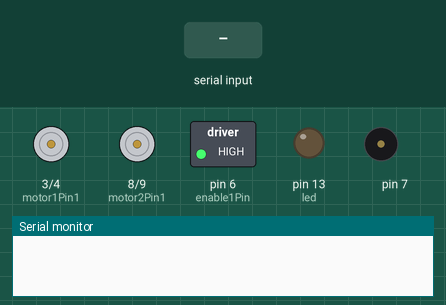
Simulated run of this sketch. Board: Arduino Uno, built with avr-gcc and run on an emulated ATmega328P. On the bench: motor-driver pin pairs drawn as motors (green arrow = first pin HIGH = forward, orange = second pin HIGH = backward, longer = more drive), switched loads named in the sketch (green lamp = pin HIGH), output pins drawn as LEDs (lit = HIGH), buzzer (waves = sounding), the last lines printed to the serial monitor. The inputs (shaded band) are chosen by the test bench. Pins used as bus, display or sensor lines are not drawn.

Above: at 1.2 s.
1.3 s: "8" received over Serial
At 1.75 s:
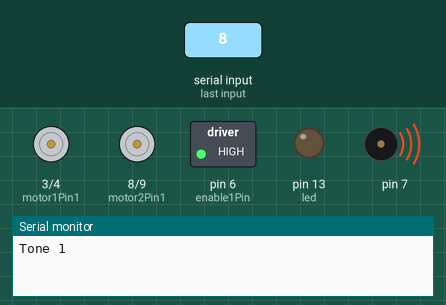
4.3 s: "1" received over Serial
At 5.5 s:
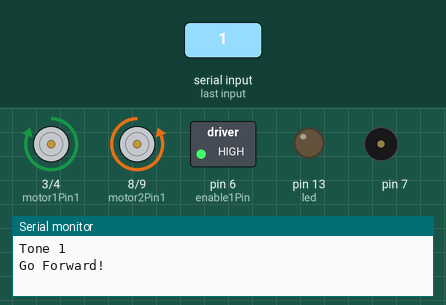
5.8 s: "2" received over Serial
At 6.8 s:
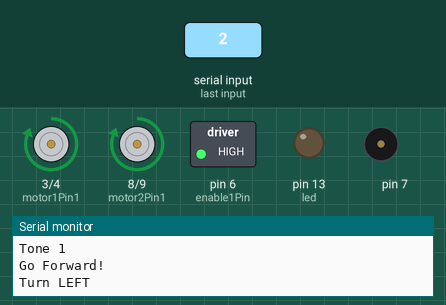
8.8 s: "4" received over Serial
At 9.1 s:
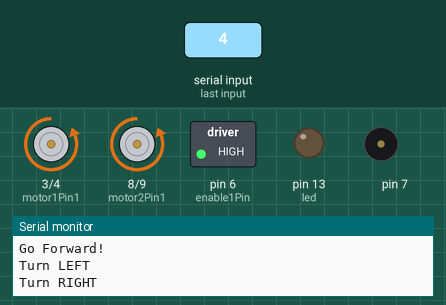
11.8 s: "5" received over Serial
At 12.6 s:
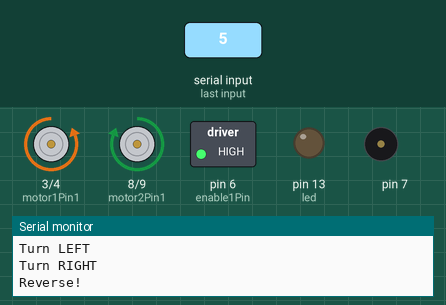
13.3 s: "6" received over Serial
At 13.7 s:
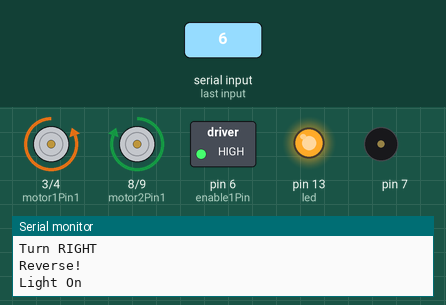
Timing chart, 0 to 15.8 s (numbered marks = the images above; inputs shaded):
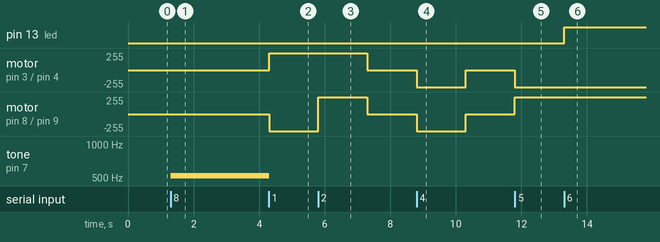

The sketch:

tank_system_car.ino
```cpp
int motor1Pin1 = 3; // pin 2 on L293D IC
int motor1Pin2 = 4; // pin 7 on L293D IC
int enable1Pin = 6; // pin 1 on L293D IC
int motor2Pin1 = 8; // pin 10 on L293D IC
int motor2Pin2 = 9; // pin 15 on L293D IC
int enable2Pin = 11; // pin 9 on L293D IC
int led = 13;
int state;
int flag=0;        //makes sure that the serial only prints once the state
int stateStop=0;
void setup() {
    // sets the pins as outputs:
    pinMode(motor1Pin1, OUTPUT);
    pinMode(motor1Pin2, OUTPUT);
    pinMode(enable1Pin, OUTPUT);
    pinMode(motor2Pin1, OUTPUT);
    pinMode(motor2Pin2, OUTPUT);
    pinMode(enable2Pin, OUTPUT);
    // sets enable1Pin and enable2Pin high so that motor can turn on:
    digitalWrite(enable1Pin, HIGH);
    digitalWrite(enable2Pin, HIGH);
    // initialize serial communication at 9600 bits per second:
    Serial.begin(9600);
     pinMode(led, OUTPUT);
}

void loop() {
    //if some date is sent, reads it and saves in state
    if(Serial.available() > 0){
      state = Serial.read();
      flag=0;
    }
    // if the state is '1' the DC motor will go forward
    if (state == '1') {
        digitalWrite(motor1Pin1, HIGH);
        digitalWrite(motor1Pin2, LOW);
        digitalWrite(motor2Pin1, LOW);
        digitalWrite(motor2Pin2, HIGH);
        if(flag == 0){
          Serial.println("Go Forward!");
          flag=1;
        }
    }

    // if the state is '2' the motor will turn left
    else if (state == '2') {
        digitalWrite(motor1Pin1, HIGH);
        digitalWrite(motor1Pin2, LOW);
        digitalWrite(motor2Pin1, HIGH);
        digitalWrite(motor2Pin2, LOW);
        if(flag == 0){
          Serial.println("Turn LEFT");
          flag=1;
        }
        delay(1500);
        state=3;
        stateStop=1;
    }
    // if the state is '3' the motor will Stop
    else if (state == '3' || stateStop == 1) {
        digitalWrite(motor1Pin1, LOW);
        digitalWrite(motor1Pin2, LOW);
        digitalWrite(motor2Pin1, LOW);
        digitalWrite(motor2Pin2, LOW);
        if(flag == 0){
          Serial.println("STOP!");
          flag=1;
        }
        stateStop=0;
    }
    // if the state is '4' the motor will turn right
    else if (state == '4') {
        digitalWrite(motor1Pin1, LOW);
        digitalWrite(motor1Pin2, HIGH);
        digitalWrite(motor2Pin1, LOW);
        digitalWrite(motor2Pin2, HIGH);
        if(flag == 0){
          Serial.println("Turn RIGHT");
          flag=1;
        }
        delay(1500);
        state=3;
        stateStop=1;
    }
    // if the state is '5' the motor will Reverse
    else if (state == '5') {
        digitalWrite(motor1Pin1, LOW);
        digitalWrite(motor1Pin2, HIGH);
        digitalWrite(motor2Pin1, HIGH);
        digitalWrite(motor2Pin2, LOW);
        if(flag == 0){
          Serial.println("Reverse!");
          flag=1;
        }
    }
    else if (state == '6') {
       digitalWrite(led, HIGH);
        if(flag == 0){
          Serial.println("Light On");
          flag=1;
        }
    }
    else if (state == '7') {
       digitalWrite(led, LOW);
        if(flag == 0){
          Serial.println("Light Off!");
          flag=1;
        }
    }
     else if (state == '8') {
        tone(7, 523, 300);
        delay(300);
        noTone(11);
        if(flag == 0){
          Serial.println("Tone 1");
          flag=1;
        }
    }
     else if (state == '9') {
       tone(7, 494, 500);
        delay(500);
        if(flag == 0){
          Serial.println("Tone 2");
          flag=1;
        }
    }

    //For debugging purpose
    //Serial.println(state);
}
```

Measured:
- after the input at 1.3 s, tone on pin 7: silent → 523 Hz at once
- after the input at 4.3 s, motor on pin 3 (motor1Pin1) / pin 4 (motor1Pin2): stopped → forward 255/255 at once; motor on pin 8 (motor2Pin1) / pin 9 (motor2Pin2): stopped → backward 255/255 at once; tone on pin 7: 523 Hz → silent at once
- after the input at 5.8 s, motor on pin 3 (motor1Pin1) / pin 4 (motor1Pin2): forward 255/255 → stopped after 1.5 s; motor on pin 8 (motor2Pin1) / pin 9 (motor2Pin2): backward 255/255 → forward 255/255 at once, → stopped 1.5 s later
- after the input at 8.8 s, motor on pin 3 (motor1Pin1) / pin 4 (motor1Pin2), motor on pin 8 (motor2Pin1) / pin 9 (motor2Pin2): stopped → backward 255/255 at once, → stopped 1.5 s later
- after the input at 11.8 s, motor on pin 3 (motor1Pin1) / pin 4 (motor1Pin2): stopped → backward 255/255 at once; motor on pin 8 (motor2Pin1) / pin 9 (motor2Pin2): stopped → forward 255/255 at once
- after the input at 13.3 s, pin 13 (led): LOW → HIGH at once
